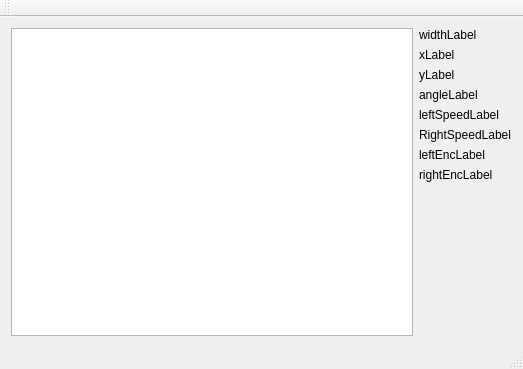
<?xml version="1.0" encoding="UTF-8"?>
<ui version="4.0">
 <class>MainWindow</class>
 <widget class="QMainWindow" name="MainWindow">
  <property name="geometry">
   <rect>
    <x>0</x>
    <y>0</y>
    <width>523</width>
    <height>369</height>
   </rect>
  </property>
  <property name="windowTitle">
   <string>MainWindow</string>
  </property>
  <widget class="QWidget" name="centralWidget">
   <layout class="QHBoxLayout" name="horizontalLayout" stretch="5,1">
    <item>
     <widget class="QGraphicsView" name="graphicsView"/>
    </item>
    <item>
     <layout class="QVBoxLayout" name="verticalLayout">
      <item>
       <widget class="QLabel" name="widthLabel">
        <property name="text">
         <string>widthLabel</string>
        </property>
       </widget>
      </item>
      <item>
       <widget class="QLabel" name="xLabel">
        <property name="text">
         <string>xLabel</string>
        </property>
       </widget>
      </item>
      <item>
       <widget class="QLabel" name="yLabel">
        <property name="text">
         <string>yLabel</string>
        </property>
       </widget>
      </item>
      <item>
       <widget class="QLabel" name="angleLabel">
        <property name="enabled">
         <bool>true</bool>
        </property>
        <property name="text">
         <string>angleLabel</string>
        </property>
       </widget>
      </item>
      <item>
       <widget class="QLabel" name="leftSpeedLabel">
        <property name="text">
         <string>leftSpeedLabel</string>
        </property>
       </widget>
      </item>
      <item>
       <widget class="QLabel" name="rightSpeedLabel">
        <property name="text">
         <string>RightSpeedLabel</string>
        </property>
       </widget>
      </item>
      <item>
       <widget class="QLabel" name="leftEncLabel">
        <property name="text">
         <string>leftEncLabel</string>
        </property>
       </widget>
      </item>
      <item>
       <widget class="QLabel" name="rightEncLabel">
        <property name="text">
         <string>rightEncLabel</string>
        </property>
       </widget>
      </item>
      <item>
       <spacer name="verticalSpacer">
        <property name="orientation">
         <enum>Qt::Vertical</enum>
        </property>
        <property name="sizeHint" stdset="0">
         <size>
          <width>20</width>
          <height>40</height>
         </size>
        </property>
       </spacer>
      </item>
     </layout>
    </item>
   </layout>
  </widget>
  <widget class="QMenuBar" name="menuBar">
   <property name="geometry">
    <rect>
     <x>0</x>
     <y>0</y>
     <width>523</width>
     <height>27</height>
    </rect>
   </property>
  </widget>
  <widget class="QToolBar" name="mainToolBar">
   <attribute name="toolBarArea">
    <enum>TopToolBarArea</enum>
   </attribute>
   <attribute name="toolBarBreak">
    <bool>false</bool>
   </attribute>
  </widget>
  <widget class="QStatusBar" name="statusBar"/>
 </widget>
 <layoutdefault spacing="6" margin="11"/>
 <resources/>
 <connections/>
</ui>
